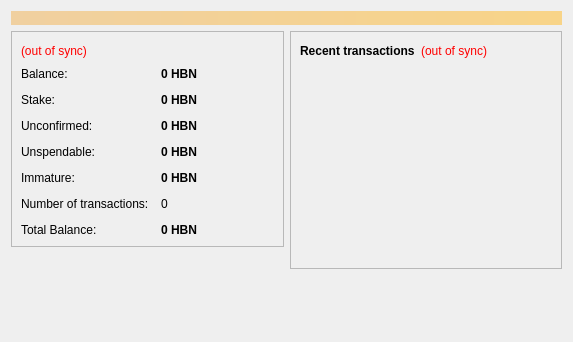
<?xml version="1.0" encoding="UTF-8"?>
<ui version="4.0">
 <class>OverviewPage</class>
 <widget class="QWidget" name="OverviewPage">
  <property name="geometry">
   <rect>
    <x>0</x>
    <y>0</y>
    <width>573</width>
    <height>342</height>
   </rect>
  </property>
  <property name="windowTitle">
   <string>Form</string>
  </property>
  <layout class="QVBoxLayout" name="topLayout">
   <item>
    <widget class="QLabel" name="labelAlerts">
     <property name="visible">
      <bool>false</bool>
     </property>
     <property name="styleSheet">
      <string notr="true">background-color: qlineargradient(x1: 0, y1: 0, x2: 1, y2: 0, stop:0 #F0D0A0, stop:1 #F8D488); color:#000000;</string>
     </property>
     <property name="wordWrap">
      <bool>true</bool>
     </property>
     <property name="margin">
      <number>3</number>
     </property>
    </widget>
   </item>
   <item>
    <layout class="QHBoxLayout" name="horizontalLayout" stretch="1,1">
     <item>
      <layout class="QVBoxLayout" name="verticalLayout_2">
       <item>
        <widget class="QFrame" name="frame">
         <property name="frameShape">
          <enum>QFrame::StyledPanel</enum>
         </property>
         <property name="frameShadow">
          <enum>QFrame::Raised</enum>
         </property>
         <layout class="QVBoxLayout" name="verticalLayout_4">
          <item>
           <layout class="QHBoxLayout" name="horizontalLayout_4">
            <item>
             <widget class="QLabel" name="labelWalletStatus">
              <property name="toolTip">
               <string>The displayed information may be out of date. Your wallet automatically synchronizes with the HoboNickels network after a connection is established, but this process has not completed yet.</string>
              </property>
              <property name="styleSheet">
               <string notr="true">QLabel { color: red; }</string>
              </property>
              <property name="text">
               <string notr="true">(out of sync)</string>
              </property>
              <property name="alignment">
               <set>Qt::AlignLeading|Qt::AlignLeft|Qt::AlignVCenter</set>
              </property>
             </widget>
            </item>
            <item>
             <spacer name="horizontalSpacer_2">
              <property name="orientation">
               <enum>Qt::Horizontal</enum>
              </property>
              <property name="sizeHint" stdset="0">
               <size>
                <width>40</width>
                <height>20</height>
               </size>
              </property>
             </spacer>
            </item>
           </layout>
          </item>
          <item>
           <layout class="QFormLayout" name="formLayout_2">
            <property name="fieldGrowthPolicy">
             <enum>QFormLayout::AllNonFixedFieldsGrow</enum>
            </property>
            <property name="horizontalSpacing">
             <number>12</number>
            </property>
            <property name="verticalSpacing">
             <number>12</number>
            </property>
            <item row="0" column="0">
             <widget class="QLabel" name="label">
              <property name="text">
               <string>Balance:</string>
              </property>
             </widget>
            </item>
            <item row="0" column="1">
             <widget class="QLabel" name="labelBalance">
              <property name="font">
               <font>
                <weight>75</weight>
                <bold>true</bold>
               </font>
              </property>
              <property name="cursor">
               <cursorShape>IBeamCursor</cursorShape>
              </property>
              <property name="toolTip">
               <string>Your current balance</string>
              </property>
              <property name="text">
               <string notr="true">0 HBN</string>
              </property>
              <property name="textInteractionFlags">
               <set>Qt::LinksAccessibleByMouse|Qt::TextSelectableByKeyboard|Qt::TextSelectableByMouse</set>
              </property>
             </widget>
            </item>
            <item row="1" column="0">
             <widget class="QLabel" name="label_6">
              <property name="text">
               <string>Stake:</string>
              </property>
             </widget>
            </item>
            <item row="1" column="1">
             <widget class="QLabel" name="labelStake">
              <property name="font">
               <font>
                <weight>75</weight>
                <bold>true</bold>
               </font>
              </property>
              <property name="cursor">
               <cursorShape>IBeamCursor</cursorShape>
              </property>
              <property name="toolTip">
               <string>Total of coins that was staked, and do not yet count toward the current balance</string>
              </property>
              <property name="text">
               <string notr="true">0 HBN</string>
              </property>
              <property name="textInteractionFlags">
               <set>Qt::LinksAccessibleByMouse|Qt::TextSelectableByKeyboard|Qt::TextSelectableByMouse</set>
              </property>
             </widget>
            </item>
            <item row="2" column="0">
             <widget class="QLabel" name="label_3">
              <property name="text">
               <string>Unconfirmed:</string>
              </property>
             </widget>
            </item>
            <item row="2" column="1">
             <widget class="QLabel" name="labelUnconfirmed">
              <property name="font">
               <font>
                <weight>75</weight>
                <bold>true</bold>
               </font>
              </property>
              <property name="cursor">
               <cursorShape>IBeamCursor</cursorShape>
              </property>
              <property name="toolTip">
               <string>Total of transactions that have yet to be confirmed, and do not yet count toward the current balance</string>
              </property>
              <property name="text">
               <string notr="true">0 HBN</string>
              </property>
              <property name="textInteractionFlags">
               <set>Qt::LinksAccessibleByMouse|Qt::TextSelectableByKeyboard|Qt::TextSelectableByMouse</set>
              </property>
             </widget>
            </item>
            <item row="3" column="0">
             <widget class="QLabel" name="labelBalanceWatchOnlyText">
              <property name="text">
               <string>Unspendable:</string>
              </property>
             </widget>
            </item>
            <item row="3" column="1">
             <widget class="QLabel" name="labelBalanceWatchOnly">
              <property name="font">
               <font>
                <weight>75</weight>
                <bold>true</bold>
               </font>
              </property>
              <property name="cursor">
               <cursorShape>IBeamCursor</cursorShape>
              </property>
              <property name="toolTip">
               <string>Your unspendable balance</string>
              </property>
              <property name="text">
               <string notr="true">0 HBN</string>
              </property>
              <property name="textInteractionFlags">
               <set>Qt::LinksAccessibleByMouse|Qt::TextSelectableByKeyboard|Qt::TextSelectableByMouse</set>
              </property>
             </widget>
            </item>
            <item row="4" column="0">
             <widget class="QLabel" name="labelImmatureText">
              <property name="text">
               <string>Immature:</string>
              </property>
             </widget>
            </item>
            <item row="4" column="1">
             <widget class="QLabel" name="labelImmature">
              <property name="font">
               <font>
                <weight>75</weight>
                <bold>true</bold>
               </font>
              </property>
              <property name="toolTip">
               <string>Mined balance that has not yet matured</string>
              </property>
              <property name="text">
               <string notr="true">0 HBN</string>
              </property>
              <property name="textInteractionFlags">
               <set>Qt::LinksAccessibleByMouse|Qt::TextSelectableByKeyboard|Qt::TextSelectableByMouse</set>
              </property>
             </widget>
            </item>
            <item row="5" column="0">
             <widget class="QLabel" name="label_2">
              <property name="text">
               <string>Number of transactions:</string>
              </property>
             </widget>
            </item>
            <item row="5" column="1">
             <widget class="QLabel" name="labelNumTransactions">
              <property name="toolTip">
               <string>Total number of transactions in wallet</string>
              </property>
              <property name="text">
               <string notr="true">0</string>
              </property>
             </widget>
            </item>
            <item row="6" column="0">
             <widget class="QLabel" name="labelTotBalanceText">
              <property name="text">
               <string>Total Balance:</string>
              </property>
             </widget>
            </item>
            <item row="6" column="1">
             <widget class="QLabel" name="labelTotBalance">
              <property name="font">
               <font>
                <weight>75</weight>
                <bold>true</bold>
               </font>
              </property>
              <property name="cursor">
               <cursorShape>IBeamCursor</cursorShape>
              </property>
              <property name="toolTip">
               <string>Your current total balance of all loaded wallet</string>
              </property>
              <property name="text">
               <string notr="true">0 HBN</string>
              </property>
              <property name="textInteractionFlags">
               <set>Qt::LinksAccessibleByMouse|Qt::TextSelectableByKeyboard|Qt::TextSelectableByMouse</set>
              </property>
             </widget>
            </item>
           </layout>
          </item>
         </layout>
        </widget>
       </item>
       <item>
        <spacer name="verticalSpacer">
         <property name="orientation">
          <enum>Qt::Vertical</enum>
         </property>
         <property name="sizeHint" stdset="0">
          <size>
           <width>20</width>
           <height>40</height>
          </size>
         </property>
        </spacer>
       </item>
      </layout>
     </item>
     <item>
      <layout class="QVBoxLayout" name="verticalLayout_3">
       <item>
        <widget class="QFrame" name="frame_2">
         <property name="frameShape">
          <enum>QFrame::StyledPanel</enum>
         </property>
         <property name="frameShadow">
          <enum>QFrame::Raised</enum>
         </property>
         <layout class="QVBoxLayout" name="verticalLayout">
          <item>
           <layout class="QHBoxLayout" name="horizontalLayout_2">
            <item>
             <widget class="QLabel" name="label_4">
              <property name="text">
               <string>&lt;b&gt;Recent transactions&lt;/b&gt;</string>
              </property>
             </widget>
            </item>
            <item>
             <widget class="QLabel" name="labelTransactionsStatus">
              <property name="toolTip">
               <string>The displayed information may be out of date. Your wallet automatically synchronizes with the HoboNickels network after a connection is established, but this process has not completed yet.</string>
              </property>
              <property name="styleSheet">
               <string notr="true">QLabel { color: red; }</string>
              </property>
              <property name="text">
               <string notr="true">(out of sync)</string>
              </property>
              <property name="alignment">
               <set>Qt::AlignRight|Qt::AlignTrailing|Qt::AlignVCenter</set>
              </property>
             </widget>
            </item>
            <item>
             <spacer name="horizontalSpacer">
              <property name="orientation">
               <enum>Qt::Horizontal</enum>
              </property>
              <property name="sizeHint" stdset="0">
               <size>
                <width>40</width>
                <height>20</height>
               </size>
              </property>
             </spacer>
            </item>
           </layout>
          </item>
          <item>
           <widget class="QListView" name="listTransactions">
            <property name="styleSheet">
             <string notr="true">QListView { background: transparent; }</string>
            </property>
            <property name="frameShape">
             <enum>QFrame::NoFrame</enum>
            </property>
            <property name="verticalScrollBarPolicy">
             <enum>Qt::ScrollBarAlwaysOff</enum>
            </property>
            <property name="horizontalScrollBarPolicy">
             <enum>Qt::ScrollBarAlwaysOff</enum>
            </property>
            <property name="selectionMode">
             <enum>QAbstractItemView::NoSelection</enum>
            </property>
           </widget>
          </item>
         </layout>
        </widget>
       </item>
       <item>
        <spacer name="verticalSpacer_2">
         <property name="orientation">
          <enum>Qt::Vertical</enum>
         </property>
         <property name="sizeHint" stdset="0">
          <size>
           <width>20</width>
           <height>40</height>
          </size>
         </property>
        </spacer>
       </item>
      </layout>
     </item>
    </layout>
   </item>
  </layout>
 </widget>
 <resources/>
 <connections/>
</ui>
